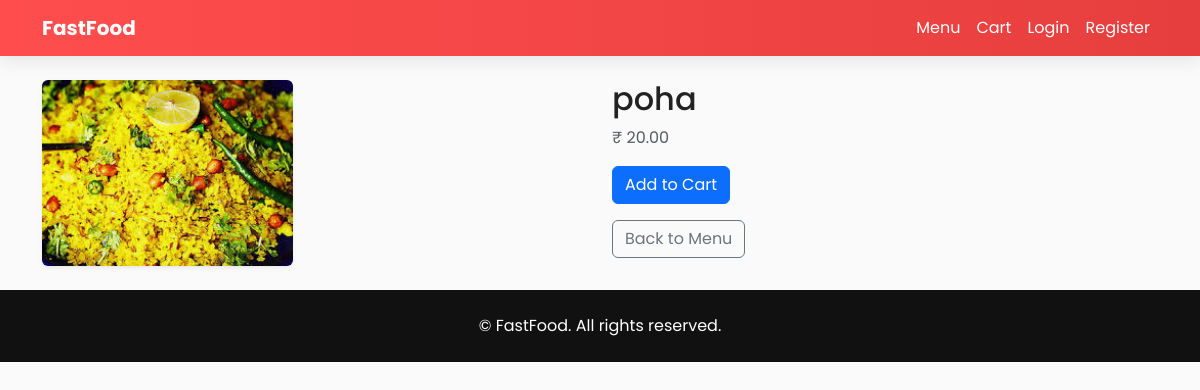
/product/17/, run on the app's committed database.
### food_app/models.py (models this page shows, shortened)
class Product(models.Model):
    category = models.ForeignKey(Category, on_delete=models.CASCADE, related_name="products")
    name = models.CharField(max_length=255)
    description = models.TextField(blank=True)
    price = models.DecimalField(max_digits=10, decimal_places=2)
    image = models.ImageField(upload_to='products/', blank=True, null=True)
    available = models.BooleanField(default=True)

### food_app/views.py (the view)
# urls.py: path("product/<int:product_id>/", views.product_detail, name="product_detail"),
def product_detail(request, product_id):
    redirect_response = redirect_for_role(request)
    if redirect_response:
        return redirect_response
    product = get_object_or_404(Product, pk=product_id)
    return render(request, "food_app/product_detail.html", {"product": product})

### food_app/views.py (called while the page is built, shortened)
def redirect_for_role(request):
    return None

### food_app/templates/food_app/product_detail.html (shortened to what this page needs)
{% extends "food_app/base.html" %}
{% load static %}
{% block content %}
<div class="row">
  <div class="col-md-6">
    <img src="{{ product.image.url }}" class="img-fluid rounded shadow-sm">
  </div>
  <div class="col-md-6">
    <h2>{{ product.name }}</h2>
    <p class="text-muted">₹ {{ product.price }}</p>
    <form class="add-to-cart-form" data-product-id="{{ product.id }}" method="post" action="{% url 'add_to_cart' product.id %}">
      <button type="submit" class="btn btn-primary add-to-cart-btn" data-product-id="{{ product.id }}">Add to Cart</button>
    </form>
    <a href="{% url 'product_list' %}" class="btn btn-outline-secondary mt-3">Back to Menu</a>
  </div>
</div>
{% endblock %}

### food_app/templates/food_app/base.html (style rules this page uses)
:root { --brand:#ff4d4d; --brand-dark:#e63e3e; }
body { font-family: "Poppins"; background:#fafafa; color:#222; }

### data on the page
Product: image (picture), name "poha", price "20.00"
